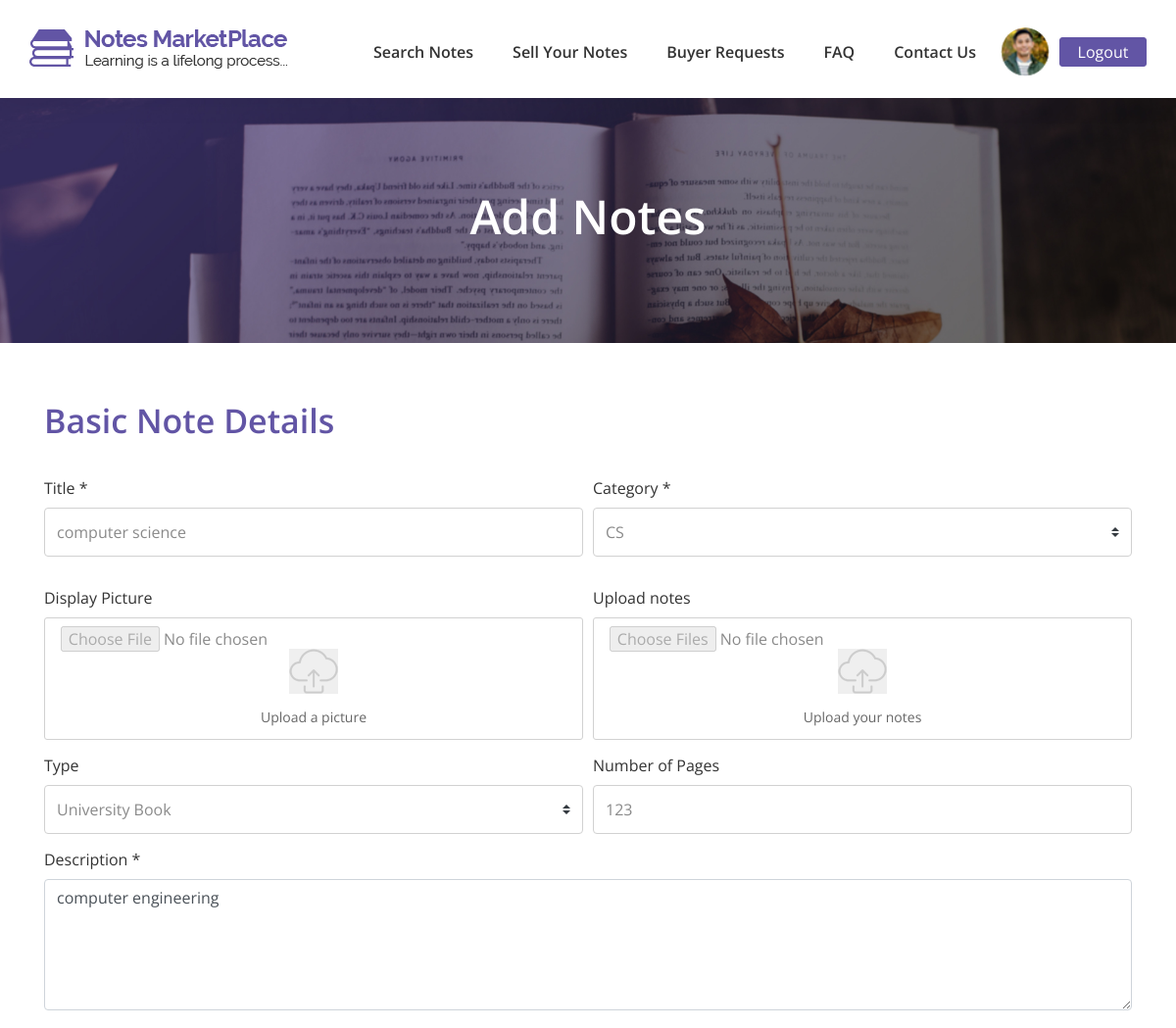
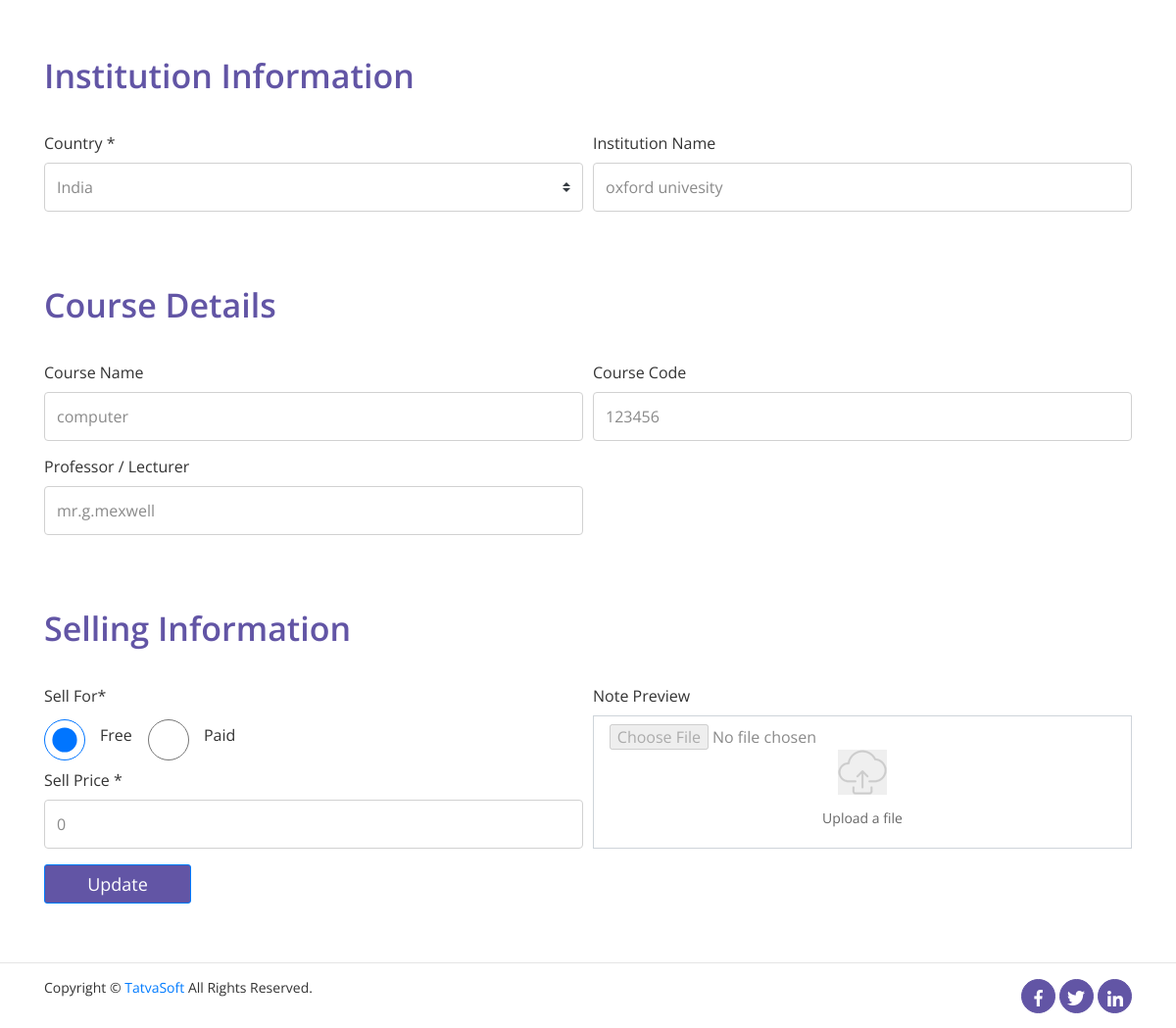
The app's page /php/updatenote.php?id=113 (signed in) with its own data (2 pictures, top to bottom).
### tables this page shows
CREATE TABLE `sellernotes` (
  `ID` int(11) NOT NULL,
  `SellerID` int(11) NOT NULL,
  `Status` int(11) NOT NULL,
  `ActionedBy` int(11) DEFAULT NULL,
  `AdminRemarks` varchar(255) DEFAULT NULL,
  `PublishedDate` datetime DEFAULT current_timestamp(),
  `Title` varchar(100) NOT NULL,
  `Category` int(11) NOT NULL,
  `DisplayPicture` varchar(500) DEFAULT NULL,
  `NoteType` int(11) DEFAULT NULL,
  `NumberofPages` int(11) DEFAULT NULL,
  `Description` varchar(255) NOT NULL,
  `UniversityName` varchar(200) DEFAULT NULL,
  `Country` int(11) DEFAULT NULL,
  `Course` varchar(100) DEFAULT NULL,
  `CourseCode` varchar(100) DEFAULT NULL,
  `Professor` varchar(100) DEFAULT NULL,
  `IsPaid` int(1) NOT NULL DEFAULT 0,
  `SellingPrice` decimal(10,0) DEFAULT NULL,
  `NotesPreview` varchar(255) DEFAULT NULL,
  `CreatedDate` datetime DEFAULT current_timestamp(),
  `CreatedBy` int(11) DEFAULT NULL,
  `ModifiedDate` datetime DEFAULT current_timestamp(),
  `ModifiedBy` int(11) DEFAULT NULL,
  `IsActive` bit(1) NOT NULL DEFAULT b'1'
);

CREATE TABLE `notecategories` (
  `ID` int(11) NOT NULL,
  `Name` varchar(100) NOT NULL,
  `Description` varchar(255) NOT NULL,
  `CreatedDate` datetime DEFAULT current_timestamp(),
  `CreatedBy` int(11) DEFAULT NULL,
  `ModifiedDated` datetime DEFAULT NULL,
  `ModifiedBy` int(11) DEFAULT NULL,
  `IsActive` bit(1) NOT NULL DEFAULT b'1'
);

CREATE TABLE `notetypes` (
  `ID` int(11) NOT NULL,
  `Name` varchar(100) NOT NULL,
  `Description` varchar(255) NOT NULL,
  `CreatedDate` datetime DEFAULT current_timestamp(),
  `CreatedBy` int(11) DEFAULT NULL,
  `ModifiedDate` datetime DEFAULT NULL,
  `ModifiedBy` int(11) DEFAULT NULL,
  `IsActive` bit(1) NOT NULL DEFAULT b'1'
);

CREATE TABLE `countries` (
  `ID` int(11) NOT NULL,
  `Name` varchar(100) NOT NULL,
  `CountryCode` varchar(100) NOT NULL,
  `CreatedDate` datetime DEFAULT current_timestamp(),
  `CreatedBy` int(11) DEFAULT NULL,
  `ModifiedDate` datetime DEFAULT NULL,
  `ModifiedBy` int(11) DEFAULT NULL,
  `IsActive` bit(1) NOT NULL DEFAULT b'1'
);

### php/updatenote.php (the view, shortened to what this page needs)
<?php
include '../php/dbcon.php';
?>
<!DOCTYPE html>
<html lang="en">
<head>
    <link rel="stylesheet" href="../css/bootstrap.min.css">
    <link rel="stylesheet" href="../css/style.css">
    <link rel="stylesheet" href="../css/responsive.css">
</head>
<body>
    <header>
        <nav class="navbar navbar-expand-lg navbar-light fixed-top">
            <a class="navbar-brand" href="home-page.html">
                <img src="../images/logo/top-logo1.png" alt="logo">
            </a>
            <div class="collapse navbar-collapse " id="navbarSupportedContent">
                <ul class="navbar-nav ml-auto">
                    <li class="nav-item">
                        <a class="nav-link" href="../front/search_page.php">Search Notes</a>
                    </li>
                    <li class="nav-item">
                        <a class="nav-link" href="../front/sellnotes.php">Sell Your Notes</a>
                    </li>
                    <li class="nav-item">
                        <a class="nav-link" href="../front/buyer_request.php">Buyer Requests</a>
                    </li>
                    <li class="nav-item">
                        <a class="nav-link" href="../front/faq.html">FAQ</a>
                    </li>
                    <li class="nav-item">
                        <a class="nav-link" href="../front/contact_us.html">Contact Us</a>
                    </li>
                    <li class="nav-item dropdown">
                        <a class="user_img" data-toggle="dropdown" aria-haspopup="true" aria-expanded="false"><img src="../images/person/user-img.png"></a>
                    </li>
                    <li class="nav-item">
                        <a href="logout.php" style="text-decoration: none;"><button type="button" class="btn btn-primary btn-lg btn-block btn_login">Logout</button></a>
                    </li>
                </ul>
            </div>
        </nav>
    </header>
    <div class="add-note-image m-top-100">
        <div class="user-text">
            <h1>Add Notes</h1>
        </div>
    </div>
    <div class="container form-wrap">
        <form method="post"  action="">
            <div class="user-heading">
                <h3>Basic Note Details</h3>
            </div>
 <?php
$id = $_GET['id'];
$selectq = "select * from sellernotes where ID=$id";
$selectque = mysqli_query($con,$selectq);
$result = mysqli_fetch_array($selectque);
            ?>
            <div class="form-row">
                <div class="form-group col-md-6">
                    <label for="exampleInputfname">Title *</label>
                    <input type="text" class="form-control" id="exampleInputfname" placeholder="Enter your notes title" name="title" required value="<?php echo $result['Title'];?>" >
                </div>
                <div class="form-group col-md-6">
                    <label for="exampleInputfname">Category *</label>
                    <?php
                    $category = "select * from notecategories where IsActive=1";
                        $categoryquery = mysqli_query($con,$category);
                        $categoryrows = mysqli_num_rows($categoryquery);
                    ?>
                    <div class="input-group mb-3">
                        <select class="custom-select" id="inputGroupSelect01" name="category" required>
                            <?php
                            for($i=1;$i<=$categoryrows;$i++){
                                $categoryrow = mysqli_fetch_array($categoryquery);
                            ?>
                            <option value="<?php echo $categoryrow['ID'];?>" <?php if($categoryrow['ID']==$result['Category']){echo "selected";}?>><?php echo $categoryrow['Name'] ?></option>
                            <?php
                            }
                            ?>
                        </select>
                    </div>
                </div>
            </div>
            <div class="form-row">
                <div class="form-group col-md-6">
                    <label for="exampleInputfname">Display Picture</label>
                    <div class="upload-custom">
                        <button >
                            <img src="../images/icons/upload-file.png">
                        </button>
                        <input type="file" id="getdisplaypic" name="displaypic" style="border:none;width:70%;margin-left:-7%;"  disabled>
                        <p class="text-center">Upload a picture</p>
                    </div>
                </div>
                <div class="form-group col-md-6">
                    <label for="exampleInputfname">Upload notes </label>
                    <div class="upload-custom">
                        <button >
                            <img src="../images/icons/upload-file.png">
                        </button>
                        <input type="file" id="getnote" name="uploadnote[]" style="border:none;width:70%;margin-left:-7%;" multiple disabled>
                        <p class="text-center">Upload your notes</p>
                    </div>
                </div>
            </div>
            <div class="form-row">
                <div class="form-group col-md-6">
                    <label for="exampleInputfname">Type</label>
                    <?php
                    $type = "select * from notetypes where IsActive=1";
                        $typequery = mysqli_query($con,$type);
                        $typerows = mysqli_num_rows($typequery);
                    ?>
                    <div class="input-group">
                        <select class="custom-select" id="inputGroupSelect01" name="type">
                            <?php
                            for($i=1;$i<=$typerows;$i++){
                                $typerow = mysqli_fetch_array($typequery);
                            ?>
                            <option value="<?php echo $typerow['ID'] ?>" <?php if($typerow['ID']==$result['NoteType']){echo "selected";}?>><?php echo $typerow['Name'] ?></option>
                            <?php
                            }
                            ?>
                        </select>
                    </div>
                </div>
                <div class="form-group col-md-6">
                    <label for="exampleInputfname">Number of Pages</label>
                    <input type="text" class="form-control" id="exampleInputfname" placeholder="Enter number of pages" name="pages" value=<?php echo $result['NumberofPages']; ?>>
                </div>
            </div>
            <div class="form-row">
                <div class="form-group col-md-12">
                    <label for="exampleInputfname">Description *</label>
                    <textarea class="form-control" id="exampleInputfname" placeholder="Enter your notes title" rows="5" required name="description" maxlength="255"><?php echo $result['Description'] ?></textarea>
                </div>
            </div>
            <div class="user-heading">
                <h3>Institution Information</h3>
            </div>
            <div class="form-row">
                <div class="form-group col-md-6">
                    <label for="exampleInputfname">Country *</label>
                    <?php
                    $country = "select * from countries where IsActive=1";
                        $countryquery = mysqli_query($con,$country);
                        $countryrows = mysqli_num_rows($countryquery);
                    ?>
                    <div class="input-group">
                        <select class="custom-select" id="inputGroupSelect01" name="country" required>
                            <?php
                            for($i=1;$i<=$countryrows;$i++){
                                $countryrow = mysqli_fetch_array($countryquery);
                            ?>
                            <option value="<?php echo $countryrow['ID'] ?>" <?php if($countryrow['ID']==$result['Country']){echo "selected";}?>><?php echo $countryrow['Name'] ?></option>
                            <?php
                            }
                            ?>
                        </select>
                    </div>
                </div>
                <div class="form-group col-md-6">
                    <label for="exampleInputlname">Institution Name</label>
                    <input type="text" class="form-control" id="exampleInputlname" placeholder="Enter your institution name" name="institution" value="<?php echo $result['UniversityName']; ?>">
                </div>
            </div>
            <div class="user-heading">
                <h3>Course Details</h3>
            </div>
            <div class="form-row">
                <div class="form-group col-md-6">
                    <label for="exampleInputfname">Course Name</label>
                    <input type="text" class="form-control" id="exampleInputfname" placeholder="Enter your course name" name="course" value="<?php echo $result['Course']; ?>">
                </div>
                <div class="form-group col-md-6">
                    <label for="exampleInputlname">Course Code</label>
                    <input type="text" class="form-control" id="exampleInputlname" placeholder="Enter your course code" name="coursecode" value="<?php echo $result['CourseCode']; ?>">
                </div>
            </div>
            <div class="form-row">
                <div class="form-group col-md-6">
                    <label for="exampleInputfname">Professor / Lecturer</label>
                    <input type="text" class="form-control" id="exampleInputfname" placeholder="Enter your professor name" name="professor" value="<?php echo $result['Professor']; ?>">
                </div>
            </div>
            <div class="user-heading">
                <h3>Selling Information</h3>
            </div>
            <div class="form-row">
                <div class="col-md-6">
                    <div class="form-group">
                        <label for="exampleInputfname">Sell For*</label>
                        <div class="form-check form-check-inline">
                            <input class="form-check-input" type="radio" name="sellfor" value="5" required <?php if($result['IsPaid']==5){echo "checked"; } ?>>
                            <label class="form-check-label" for="inlineRadio1" style="margin-left: 10px;">Free</label>
                        </div>
                        <div class="form-check form-check-inline">
                            <input class="form-check-input" type="radio" name="sellfor" id="inlineRadio2" value="4" <?php if($result['IsPaid']==4){echo "checked"; } ?>>
                            <label class="form-check-label" for="inlineRadio2" style="margin-left: 10px;">Paid</label>
                        </div>
                        <div class="form-group">
                            <label for="exampleInputfname">Sell Price *</label>
                            <input type="text" class="form-control" id="exampleInputfname" placeholder="Enter your price" name="price" required value="<?php echo $result['SellingPrice']; ?>">
                        </div>
                    </div>
                </div>
                <div class="form-group col-md-6">
                    <label for="exampleInputfname">Note Preview</label>
                    <div class="upload-custom-add-notes">
                        <button>
                            <img src="../images/icons/upload-file.png">
                        </button>
                        <input type="file" id="getpreview" name="preview" style="border:none;width:70%;margin-left:-7%;" disabled>
                        <p class="text-center">Upload a file</p>
                    </div>
                </div>
            </div>
            <button type="submit" class="btn btn-primary" id="submit-btn-user" name="update">Update</button>
        </form>
    </div>
    <hr>
    <section class="footer">
        <div class="container">
            <div class="row">
                <div class="col-md-6 footer_content">
                    <p>Copyright © <a href="https://www.tatvasoft.com/">TatvaSoft</a> All Rights Reserved.</p>
                </div>
                <div class="col-md-6 footer_social text-right">
                    <ul class="social-list">
                        <li><a href="#">
                                <img src="../images/icons/facebook.png">
                            </a></li>
                        <li><a href="#">
                                <img src="../images/icons/twitter.png">
                            </a></li>
                        <li><a href="#">
                                <img src="../images/icons/linkedin.png">
                            </a></li>
                    </ul>
                </div>
            </div>
        </div>
    </section>
</body>
</html>

### records on screen
sellernotes: title "computer science", category "CS", type "University Book", pages "123", description "computer engineering", country "India", institution "oxford univesity", course "computer", coursecode "123456", professor "mr.g.mexwell", IsPaid "☑", IsPaid "☐ Paid", price "0"
